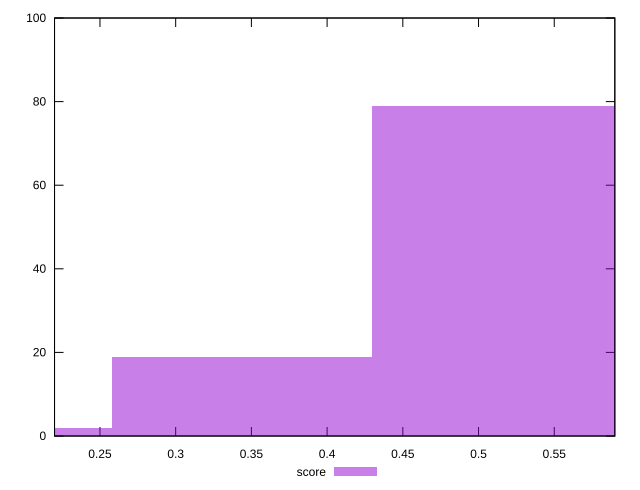

Here is the gnuplot script that generated this plot:
reset

$score <<EOF
0.34373472709570946 19
0.5156020906435642 79
0.17186736354785473 2
EOF

set key outside below
set boxwidth 0.17186736354785473
set xrange [0.22:0.59]
set yrange [0:100]
set trange [0:100]
set style fill transparent solid 0.5 noborder
set terminal svg size 640, 490 enhanced background rgb 'white'
set output "report_00013_2021-02-09T12-04-24.940Z/interactive/samples/pages+cached+noadtech/score/histogram.svg"

plot $score title "score" with boxes

reset
